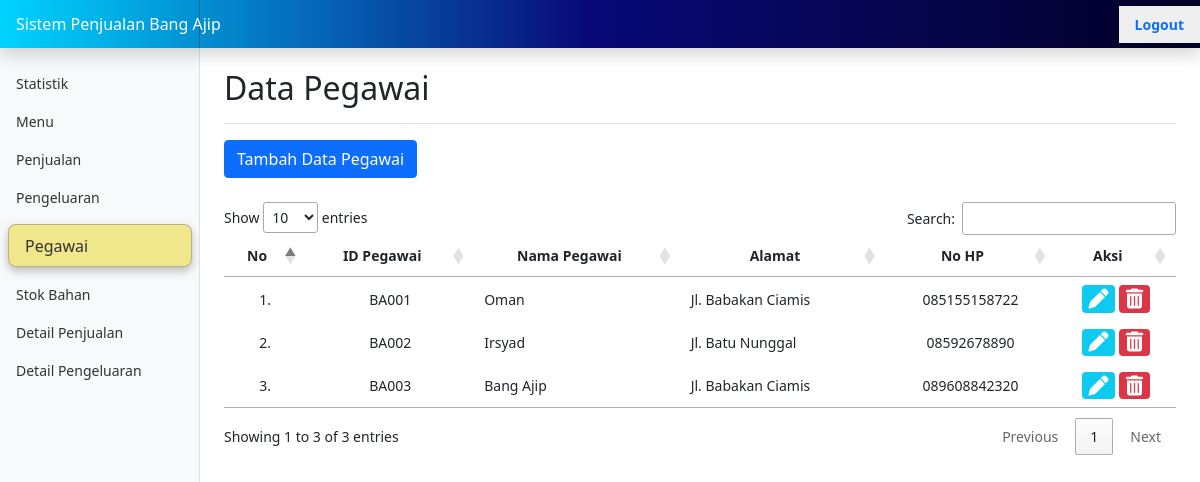
Page /pages/Pegawai.php (signed in) on the committed database.
### tables this page shows
CREATE TABLE `pegawai` (
  `id_pegawai` varchar(5) NOT NULL,
  `password` varchar(15) NOT NULL,
  `nama_pegawai` varchar(30) NOT NULL,
  `alamat` varchar(30) NOT NULL,
  `no_hp` varchar(15) NOT NULL
);

### pages/Pegawai.php (the view, shortened to what this page needs)
<?php require_once('../functions/functions.php'); ?>
<!doctype html>
<html lang="en">
<?php include_once("../head.php"); ?>
<body>
    <div class="container-fluid">
        <div class="row">
            <main class="col-md-9 ms-sm-auto col-lg-10 px-md-4">
                <div class="d-flex justify-content-between flex-wrap flex-md-nowrap align-items-center pb-2 mb-3 border-bottom">
                    <h1 class="h2">Data Pegawai</h1>
                </div>
                <a href="pegawai-tambah.php"><button type="button" class="btn btn-primary mb-4">Tambah Data Pegawai</button></a>
                <div class="table-responsive">
                    <table id="example" class="uk-table uk-table-hover uk-table-striped" style="width:100%">
                        <thead class="text-center">
                            <tr>
                                <th scope="col" class="dt-center">No</th>
                                <th scope="col" class="dt-center">ID Pegawai</th>
                                <th scope="col" class="dt-center">Nama Pegawai</th>
                                <th scope="col" class="dt-center">Alamat</th>
                                <th scope="col" class="dt-center">No HP</th>
                                <th scope="col" class="dt-center">Aksi</th>
                            </tr>
                        </thead>
                        <tbody>
                            <?php
                            $dataPegawai = getListPegawai();
                            $no = 1;
                            foreach ($dataPegawai as $pegawai) {
                            ?>
                                <tr>
                                    <td class="text-center"><?= $no++; ?>.</td>
                                    <td class="text-center"><?php echo $pegawai["id_pegawai"]; ?></td>
                                    <td><?php echo $pegawai["nama_pegawai"]; ?></td>
                                    <td><?php echo $pegawai["alamat"]; ?></td>
                                    <td class="text-center"><?php echo $pegawai["no_hp"]; ?></td>
                                    <td class="text-center">
                                        <a href="pegawai-form-edit.php?id_pegawai=<?php echo $pegawai["id_pegawai"] ?>" class="badge bg-info"><i class="fas fa-pen"></i></a>
                                        <a href="pegawai-konfirmasi-hapus.php?id_pegawai=<?php echo $pegawai["id_pegawai"] ?>" class="badge bg-danger"><i class="fas fa-trash-can"></i></a>
                                    </td>
                                </tr>
                            <?php
                            }
                            ?>
                        </tbody>
                    </table>
                </div>
            </main>
        </div>
    </div>
</body>
</html>

### style/style.css (style rules this page uses)
i.fas { font-size: 20px; }
th.dt-center, td.dt-center { text-align: center; }

### style/dashboard.css (style rules this page uses)
body { font-size: .875rem; }

### rows in the picture
pegawai: id_pegawai "BA001", nama_pegawai "Oman", alamat "Jl. Babakan Ciamis", no_hp "085155158722"
pegawai: id_pegawai "BA002", nama_pegawai "Irsyad", alamat "Jl. Batu Nunggal", no_hp "08592678890"
pegawai: id_pegawai "BA003", nama_pegawai "Bang Ajip", alamat "Jl. Babakan Ciamis", no_hp "089608842320"
